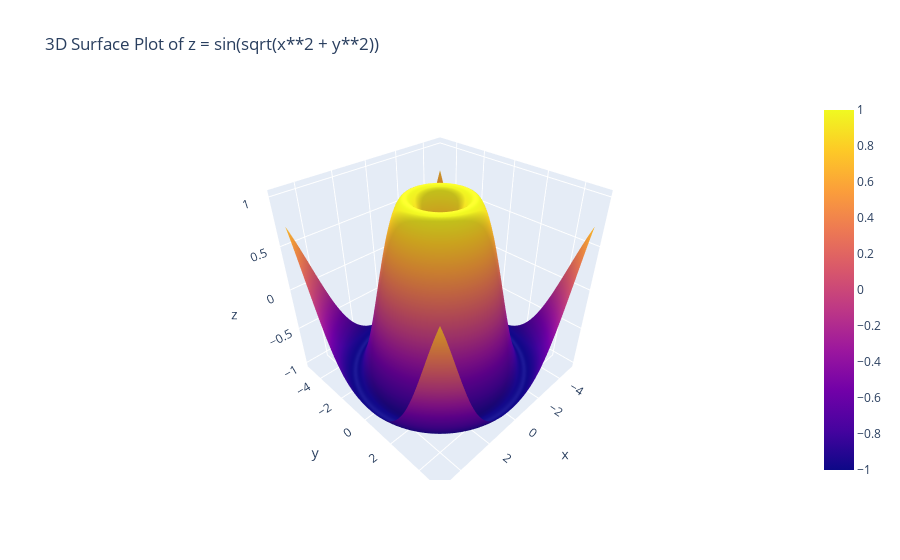

Notebook cell for this chart:
### Markdown cell above
## Q.4 4. Using the given x and y data, generate a 3D surface plot to visualize the function z = sin(sqrt(x**2 + y**2))
x = np.linspace(-5, 5, 100)

 y = np.linspace(-5, 5, 100)

 x, y = np.meshgrid(x, y)

 z = np.sin(np.sqrt(x**2 + y**2))

 data = {

 'X': x.flatten(),

 'Y': y.flatten(),

 'Z': z.flatten()
 
 }
 
 df = pd.DataFrame(data)

### Code cell
import pandas as pd
import numpy as np
import plotly.graph_objects as go
import plotly.express as px

# given data 
x = np.linspace(-5, 5, 100)
y = np.linspace(-5, 5, 100)
x, y = np.meshgrid(x, y)
z = np.sin(np.sqrt(x**2 + y**2))

data = {
    'X': x.flatten(),
    'Y': y.flatten(),
    'Z': z.flatten()
}

# Converting data into dataframes
df = pd.DataFrame(data)

# Creating 3D plot using plotly
fig = go.Figure(data=[go.Surface(z=z, x=x, y=y)])

# Adding the title
fig.update_layout(title="3D Surface Plot of z = sin(sqrt(x**2 + y**2))")
            
# Show the plot
fig.show()

### Figure 1 — Plotly figure (JSON) as saved in the notebook; plotly's stock layout.template omitted (floating-point values rounded to 4 significant figures; data arrays with more than 128 entries replaced by an {"elided": "..."} marker saying what was removed)
{"data": [{"type": "surface", "x": {"elided": "100x100 float values"}, "y": {"elided": "100x100 float values"}, "z": {"elided": "100x100 float values"}}], "layout": {"title": {"text": "3D Surface Plot of z = sin(sqrt(x**2 + y**2))"}}}
